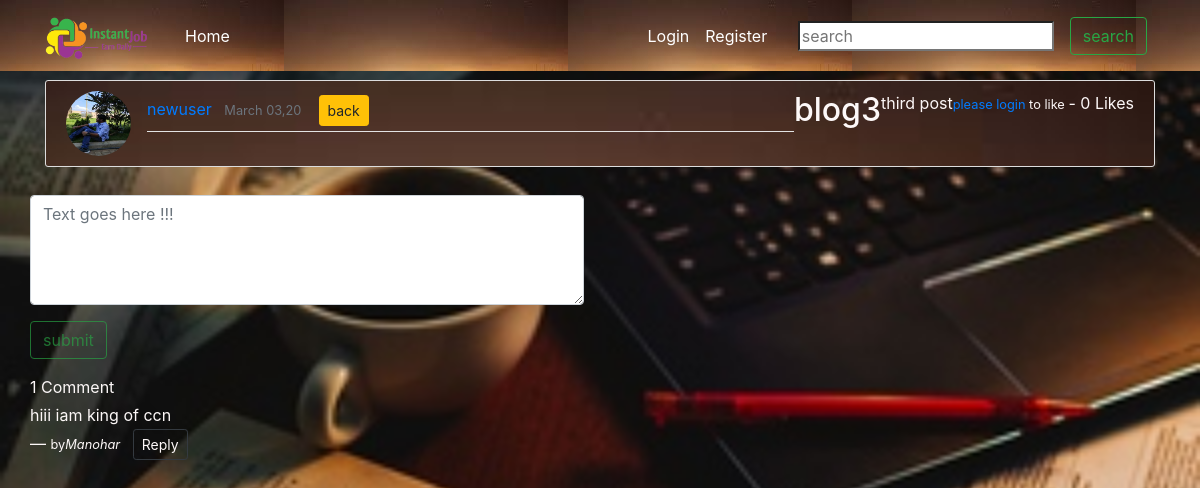
The app's page /home/post/3/ with its own data.
### blog/models.py (models this page shows, shortened)
class Post(models.Model):
    title  = models.CharField(max_length=100)
    city = models.CharField(max_length=100,default="")
    content = models.TextField()
    date_posted = models.DateTimeField(default=timezone.now)
    author = models.ForeignKey(User,on_delete=models.CASCADE)
    likes = models.ManyToManyField(User,related_name="blog_posts")
    def total_likes(self):
        return self.likes.count()

class Comment(models.Model):
    post = models.ForeignKey(Post,on_delete=models.CASCADE)
    user = models.ForeignKey(User,on_delete=models.CASCADE)
    content=models.TextField(max_length=160)
    timestamp=models.DateTimeField(auto_now_add=True)
    reply = models.ForeignKey('Comment',null=True,related_name="replies",on_delete=models.CASCADE)

### users/models.py (models this page shows, shortened)
class Profile(models.Model):
    user = models.OneToOneField(User,on_delete=models.CASCADE)
    image = models.ImageField(default='default.jpg',upload_to="profile_pics")

### blog/views.py (the view, shortened to what this page needs)
# urls.py: path('post/<int:pk>/', PostDetailView.as_view(),name = 'post-detail'),
class PostDetailView(DetailView):
     model = Post
     template_name='blog/post_detail.html'
     def get_context_data(self,*args,**kwargs):
         context = super(PostDetailView,self).get_context_data(**kwargs)
         stuff = get_object_or_404(Post,id=self.kwargs['pk'])
         comments = Comment.objects.filter(post=stuff,reply=None ).order_by('-id')
         total_likes = stuff.total_likes()
         liked = False
         if stuff.likes.filter(id=self.request.user.id).exists():
             liked = True
         comment_form = CommentForm()
         context["total_likes"]=total_likes
         context["liked"]=liked
         context["comments"]=comments
         context["comment_form"]=comment_form
         return context

### blog/forms.py
class CommentForm(forms.ModelForm):
    content = forms.CharField(label="",widget=forms.Textarea(attrs={'class':'form-control','placeholder':'Text goes here !!!','rows':'4','cols':'50'}))
    class Meta:
        model = Comment
        fields = ('content',)

### blog/templates/blog/post_detail.html (shortened to what this page needs)
{% extends "blog/base.html" %}
{% load static %}
{% block content %}
        <article class="media content-section" style="background:url('{% static "images/xy.jpg" %}');background-size:100%">
           <img class="rounded-circle article-img" src ={{object.author.profile.image.url}} >
              <div class="media-body">
                <div class="article-metadata">
                  <a class="mr-2" href="{% url 'user-posts' object.author.username %}">{{ object.author }}</a>
                  <small class="text-muted">{{ object.date_posted| date:"F d,y" }}
                  </small>
                    <a class= "btn btn-warning btn-sm mt-1 mb-1" href="{% url 'home'%}">back</a>
                </div>
                </div>
                <h2 class="article-title" style = "color:#fdf8f8;">{{ object.title }}
                </h2>
                <p class="article-content">{{ object.content }}
                </p>
                <form  action="{% url 'like_post' post.pk %}" method="POST">
                  {% if user.is_authenticated %}
                     {% if liked %}
                          <button type="submit" name="post_id" value = "{{ post.id }}" class = "btn btn-danger btn-sm mt-1 mb-1">UnLike</button>
                     {% else %}
                          <button type="submit" name="post_id" value = "{{ post.id }}" class = "btn btn-primary btn-sm mt-1 mb-1">Like</button>
                     {% endif %}
                  {% else %}
                     <small><a href="{% url 'login' %}"> please login </a>to like </small>
                  {% endif %}
                - {{ total_likes }} Likes
                </form>
              </div>
        <div class="main-comment-section">
          <div class="container-fluid mt-2">
            <div class="form-group row">
              <form  method="post">
                {{ comment_form.as_p }}
                {% if request.user.is_authenticated %}
                    <input type="submit" value="submit" class="btn btn-outline-success">
                {% else %}
                   <input type="submit" value="submit" class="btn btn-outline-success" disabled>
                {% endif %}
              </form>
            </div>
          </div>
          {{ comments.count }} Comment{{ comments|pluralize}}
          {% for comment in comments %}
              <blockquote class="blockquote">
                    <p class="mb-0"><small>{{ comment.content }}</small></p>
                    <footer class="blockquote-footer" style="color:#fdf8f8"><small>by<cite title="Source Title">{{ comment.user|capfirst}}</cite></small>
                      <button type="button" name="button" class="reply-btn btn btn-outline-dark btn-sm ml-2" style="color:#fdf8f8">Reply</button>
                    </footer>
              </blockquote>
          {% endfor %}
         </div>
{% endblock content %}

### blog/static/blog/css/main.css (style rules this page uses)
body { color:#fdf8f8; margin-top: 5rem; }
h1, h2, h3, h4, h5, h6 { color:#fdf8f8; }
.content-section { background: #ffffff; padding: 10px 20px; border: 1px solid #dddddd; border-radius: 3px; margin-bottom: 20px; }
.article-title { color: #444444; }
.article-content { white-space: pre-line; }
.article-img { height: 65px; width: 65px; margin-right: 16px; }
.article-metadata { padding-bottom: 1px; margin-bottom: 4px; border-bottom: 1px solid #e3e3e3 }

### records on screen
Post: author.profile.image (picture), author "newuser", date_posted "March 03,20", title "blog3", content "third post"
Comment: content "hiii iam king of ccn", user "Manohar"

### other values on screen
{{ total_likes }} "0"
{{ comments.count }} "1"
